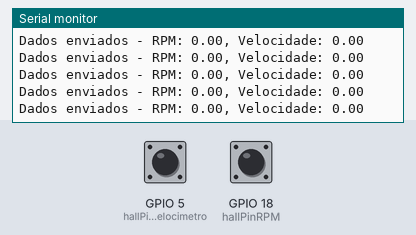
Bench run of a sketch on a simulated ESP32. Shown: the last lines printed to the serial monitor. The inputs (shaded band) are chosen by the test bench; at power-on: GPIO 5 (hallPinVelocimetro) HIGH, GPIO 18 (hallPinRPM) HIGH. WiFi joins after 1.5 s; servers stay silent unless stated; no MQTT or app messages arrive unless stated.

Above: at 3.2 s.
3.3 s: GPIO 5 (hallPinVelocimetro) pulsed LOW 2 times (0.12 s each, 0.3 s apart)
At 3.78 s:
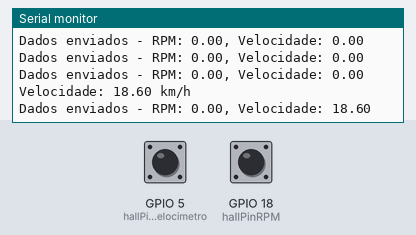
5.4 s: GPIO 5 (hallPinVelocimetro) pulled LOW for 0.15 s
At 5.61 s:
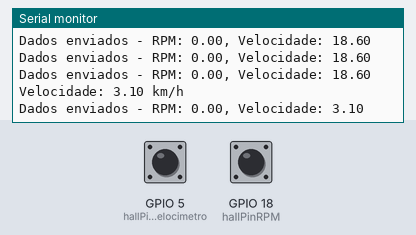
7.0 s: GPIO 5 (hallPinVelocimetro) pulled LOW for 1 s
At 8.04 s:
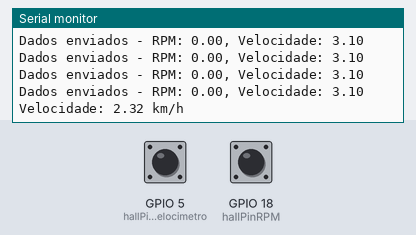
9.5 s: GPIO 18 (hallPinRPM) pulsed LOW 2 times (0.12 s each, 0.3 s apart)
At 9.97 s:
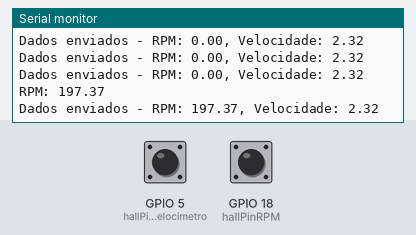
11.6 s: GPIO 18 (hallPinRPM) pulled LOW for 0.15 s
At 11.8 s:
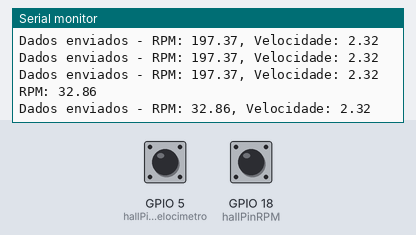
13.2 s: GPIO 18 (hallPinRPM) pulled LOW for 1 s
At 14.23 s:
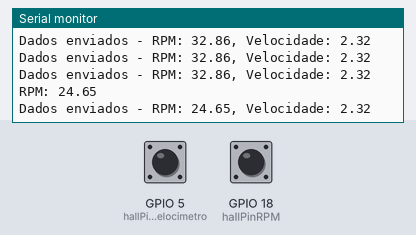
Timing chart, 0 to 16.2 s (numbered marks = the images above; inputs shaded):
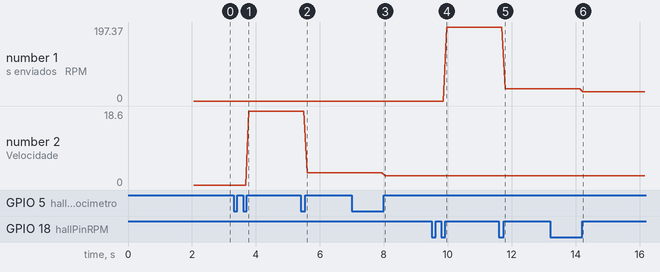

The sketch:

Codigo.ino
```cpp
#include <WiFi.h>
#include <PubSubClient.h>

// Configurações - variáveis editáveis
const char* default_SSID = "Wokwi-GUEST"; // Nome da rede Wi-Fi
const char* default_PASSWORD = ""; // Senha da rede Wi-Fi
const char* default_BROKER_MQTT = "46.17.108.113"; // IP do Broker MQTT
const int default_BROKER_PORT = 1883; // Porta do Broker MQTT
const char* default_TOPICO_PUBLISH_RPM = "/TEF/Vehicle001/attrs/rpm"; // Tópico MQTT para RPM
const char* default_TOPICO_PUBLISH_VELOCIDADE = "/TEF/Vehicle001/attrs/velocidade"; // Tópico MQTT para Velocidade
const char* default_ID_MQTT = "fiware_001"; // ID MQTT

// Pinos dos sensores
const int hallPinRPM = 18;
const int hallPinVelocimetro = 5;

// Variáveis para o conta-giros
int lastStateRPM = HIGH;
unsigned long lastPulseTimeRPM = 0;
float rpm = 0;

// Variáveis para o velocímetro
int lastStateVelocimetro = HIGH;
unsigned long lastPulseTimeVelocimetro = 0;
float velocidade = 0;
float diameterVelocimetro = 0.5; // Diâmetro da roda em metros
const float pi = 3.1416;

// Inicializa cliente WiFi e MQTT
WiFiClient espClient;
PubSubClient MQTT(espClient);

void setup() {
    Serial.begin(115200);
    pinMode(hallPinRPM, INPUT_PULLUP);
    pinMode(hallPinVelocimetro, INPUT_PULLUP);

    // Conecta ao Wi-Fi
    WiFi.begin(default_SSID, default_PASSWORD);
    while (WiFi.status() != WL_CONNECTED) {
        delay(1000);
        Serial.println("Conectando ao Wi-Fi...");
    }
    Serial.println("Conectado ao Wi-Fi!");

    // Configura o MQTT
    MQTT.setServer(default_BROKER_MQTT, default_BROKER_PORT);
}

void loop() {
    verificaConexoesWiFiEMQTT();
    calculaRPM();
    calculaVelocidade();
    enviaDadosMQTT();
    MQTT.loop();
    delay(100);
}

void verificaConexoesWiFiEMQTT() {
    if (!MQTT.connected()) {
        while (!MQTT.connected()) {
            Serial.print("Tentando se conectar ao broker MQTT...");
            if (MQTT.connect(default_ID_MQTT)) {
                Serial.println("Conectado ao broker!");
            } else {
                Serial.print("Falha, rc=");
                Serial.print(MQTT.state());
                Serial.println(" Tentando novamente em 2 segundos...");
                delay(2000);
            }
        }
    }
}

void calculaRPM() {
    int currentStateRPM = digitalRead(hallPinRPM);
    if (lastStateRPM == LOW && currentStateRPM == HIGH) {
        unsigned long currentTimeRPM = millis();
        if (lastPulseTimeRPM > 0) {
            unsigned long timeDifferenceRPM = currentTimeRPM - lastPulseTimeRPM;
            rpm = (60000.0 / timeDifferenceRPM);
            Serial.print("RPM: ");
            Serial.println(rpm);
        }
        lastPulseTimeRPM = currentTimeRPM;
    }
    lastStateRPM = currentStateRPM;
}

void calculaVelocidade() {
    int currentStateVelocimetro = digitalRead(hallPinVelocimetro);
    if (lastStateVelocimetro == LOW && currentStateVelocimetro == HIGH) {
        unsigned long currentTimeVelocimetro = millis();
        if (lastPulseTimeVelocimetro > 0) {
            unsigned long timeDifferenceVelocimetro = currentTimeVelocimetro - lastPulseTimeVelocimetro;
            float rpmVelocimetro = (60000.0 / timeDifferenceVelocimetro);
            float circumferenceVelocimetro = pi * diameterVelocimetro;
            float linearVelocity = (circumferenceVelocimetro * rpmVelocimetro) / 60.0;
            velocidade = linearVelocity * 3.6; // Converte de m/s para km/h
            Serial.print("Velocidade: ");
            Serial.print(velocidade);
            Serial.println(" km/h");
        }
        lastPulseTimeVelocimetro = currentTimeVelocimetro;
    }
    lastStateVelocimetro = currentStateVelocimetro;
}

void enviaDadosMQTT() {
    String mensagemRPM = String(rpm);
    String mensagemVelocidade = String(velocidade);

    MQTT.publish(default_TOPICO_PUBLISH_RPM, mensagemRPM.c_str());
    MQTT.publish(default_TOPICO_PUBLISH_VELOCIDADE, mensagemVelocidade.c_str());

    Serial.print("Dados enviados - RPM: ");
    Serial.print(mensagemRPM);
    Serial.print(", Velocidade: ");
    Serial.println(mensagemVelocidade);
}
```

Measured:
- after the input at 3.3 s, the serial monitor: prints a new line after 0.48 s (image 1)
- after the input at 5.4 s, the serial monitor: prints a new line after 0.20 s (image 2)
- after the input at 7.0 s, the serial monitor: prints a new line after 1.0 s (image 3)
- after the input at 9.5 s, the serial monitor: prints a new line after 0.47 s (image 4)
- after the input at 11.6 s, the serial monitor: prints a new line after 0.19 s (image 5)
- after the input at 13.2 s, the serial monitor: prints a new line after 1.0 s (image 6)
- plotted number 1: 0 → 197.37 after the input at 9.5 s, 197.37 → 32.86 after the input at 11.6 s, 32.86 → 24.65 after the input at 13.2 s
- plotted number 2: 0 → 18.6 after the input at 3.3 s, 18.6 → 3.1 after the input at 5.4 s, 3.1 → 2.32 after the input at 7.0 s
